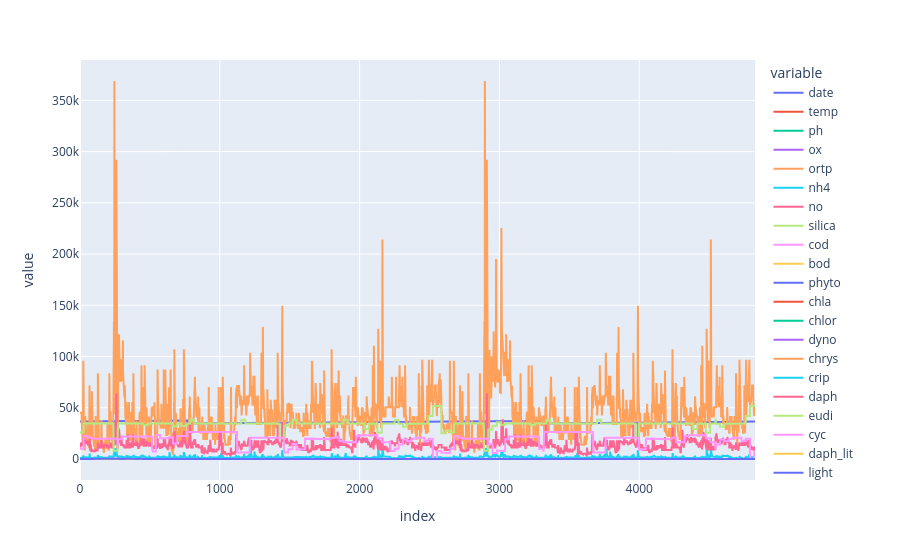

Notebook code for this chart:
### Code cell
import plotly.express as px

fig = px.line(df.drop(columns="t"),render_mode='svg')
fig.show()

### Figure 1 — Plotly figure (JSON) as saved in the notebook; plotly's stock layout.template omitted (floating-point values rounded to 4 significant figures; data arrays with more than 128 entries replaced by an {"elided": "..."} marker saying what was removed)
{"data": [{"hovertemplate": "variable=date<br>index=%{x}<br>value=%{y}<extra></extra>", "legendgroup": "date", "line": {"color": "#636efa", "dash": "solid"}, "marker": {"symbol": "circle"}, "mode": "lines", "name": "date", "orientation": "v", "showlegend": true, "type": "scatter", "x": {"elided": "4829 int values"}, "xaxis": "x", "y": {"elided": "4829 float values"}, "yaxis": "y"}, {"hovertemplate": "variable=temp<br>index=%{x}<br>value=%{y}<extra></extra>", "legendgroup": "temp", "line": {"color": "#EF553B", "dash": "solid"}, "marker": {"symbol": "circle"}, "mode": "lines", "name": "temp", "orientation": "v", "showlegend": true, "type": "scatter", "x": {"elided": "4829 int values"}, "xaxis": "x", "y": {"elided": "4829 float values"}, "yaxis": "y"}, {"hovertemplate": "variable=ph<br>index=%{x}<br>value=%{y}<extra></extra>", "legendgroup": "ph", "line": {"color": "#00cc96", "dash": "solid"}, "marker": {"symbol": "circle"}, "mode": "lines", "name": "ph", "orientation": "v", "showlegend": true, "type": "scatter", "x": {"elided": "4829 int values"}, "xaxis": "x", "y": {"elided": "4829 float values"}, "yaxis": "y"}, {"hovertemplate": "variable=ox<br>index=%{x}<br>value=%{y}<extra></extra>", "legendgroup": "ox", "line": {"color": "#ab63fa", "dash": "solid"}, "marker": {"symbol": "circle"}, "mode": "lines", "name": "ox", "orientation": "v", "showlegend": true, "type": "scatter", "x": {"elided": "4829 int values"}, "xaxis": "x", "y": {"elided": "4829 float values"}, "yaxis": "y"}, {"hovertemplate": "variable=ortp<br>index=%{x}<br>value=%{y}<extra></extra>", "legendgroup": "ortp", "line": {"color": "#FFA15A", "dash": "solid"}, "marker": {"symbol": "circle"}, "mode": "lines", "name": "ortp", "orientation": "v", "showlegend": true, "type": "scatter", "x": {"elided": "4829 int values"}, "xaxis": "x", "y": {"elided": "4829 float values"}, "yaxis": "y"}, {"hovertemplate": "variable=nh4<br>index=%{x}<br>value=%{y}<extra></extra>", "legendgroup": "nh4", "line": {"color": "#19d3f3", "dash": "solid"}, "marker": {"symbol": "circle"}, "mode": "lines", "name": "nh4", "orientation": "v", "showlegend": true, "type": "scatter", "x": {"elided": "4829 int values"}, "xaxis": "x", "y": {"elided": "4829 float values"}, "yaxis": "y"}, {"hovertemplate": "variable=no<br>index=%{x}<br>value=%{y}<extra></extra>", "legendgroup": "no", "line": {"color": "#FF6692", "dash": "solid"}, "marker": {"symbol": "circle"}, "mode": "lines", "name": "no", "orientation": "v", "showlegend": true, "type": "scatter", "x": {"elided": "4829 int values"}, "xaxis": "x", "y": {"elided": "4829 float values"}, "yaxis": "y"}, {"hovertemplate": "variable=silica<br>index=%{x}<br>value=%{y}<extra></extra>", "legendgroup": "silica", "line": {"color": "#B6E880", "dash": "solid"}, "marker": {"symbol": "circle"}, "mode": "lines", "name": "silica", "orientation": "v", "showlegend": true, "type": "scatter", "x": {"elided": "4829 int values"}, "xaxis": "x", "y": {"elided": "4829 float values"}, "yaxis": "y"}, {"hovertemplate": "variable=cod<br>index=%{x}<br>value=%{y}<extra></extra>", "legendgroup": "cod", "line": {"color": "#FF97FF", "dash": "solid"}, "marker": {"symbol": "circle"}, "mode": "lines", "name": "cod", "orientation": "v", "showlegend": true, "type": "scatter", "x": {"elided": "4829 int values"}, "xaxis": "x", "y": {"elided": "4829 float values"}, "yaxis": "y"}, {"hovertemplate": "variable=bod<br>index=%{x}<br>value=%{y}<extra></extra>", "legendgroup": "bod", "line": {"color": "#FECB52", "dash": "solid"}, "marker": {"symbol": "circle"}, "mode": "lines", "name": "bod", "orientation": "v", "showlegend": true, "type": "scatter", "x": {"elided": "4829 int values"}, "xaxis": "x", "y": {"elided": "4829 float values"}, "yaxis": "y"}, {"hovertemplate": "variable=phyto<br>index=%{x}<br>value=%{y}<extra></extra>", "legendgroup": "phyto", "line": {"color": "#636efa", "dash": "solid"}, "marker": {"symbol": "circle"}, "mode": "lines", "name": "phyto", "orientation": "v", "showlegend": true, "type": "scatter", "x": {"elided": "4829 int values"}, "xaxis": "x", "y": {"elided": "4829 float values"}, "yaxis": "y"}, {"hovertemplate": "variable=chla<br>index=%{x}<br>value=%{y}<extra></extra>", "legendgroup": "chla", "line": {"color": "#EF553B", "dash": "solid"}, "marker": {"symbol": "circle"}, "mode": "lines", "name": "chla", "orientation": "v", "showlegend": true, "type": "scatter", "x": {"elided": "4829 int values"}, "xaxis": "x", "y": {"elided": "4829 float values"}, "yaxis": "y"}, {"hovertemplate": "variable=chlor<br>index=%{x}<br>value=%{y}<extra></extra>", "legendgroup": "chlor", "line": {"color": "#00cc96", "dash": "solid"}, "marker": {"symbol": "circle"}, "mode": "lines", "name": "chlor", "orientation": "v", "showlegend": true, "type": "scatter", "x": {"elided": "4829 int values"}, "xaxis": "x", "y": {"elided": "4829 float values"}, "yaxis": "y"}, {"hovertemplate": "variable=dyno<br>index=%{x}<br>value=%{y}<extra></extra>", "legendgroup": "dyno", "line": {"color": "#ab63fa", "dash": "solid"}, "marker": {"symbol": "circle"}, "mode": "lines", "name": "dyno", "orientation": "v", "showlegend": true, "type": "scatter", "x": {"elided": "4829 int values"}, "xaxis": "x", "y": {"elided": "4829 float values"}, "yaxis": "y"}, {"hovertemplate": "variable=chrys<br>index=%{x}<br>value=%{y}<extra></extra>", "legendgroup": "chrys", "line": {"color": "#FFA15A", "dash": "solid"}, "marker": {"symbol": "circle"}, "mode": "lines", "name": "chrys", "orientation": "v", "showlegend": true, "type": "scatter", "x": {"elided": "4829 int values"}, "xaxis": "x", "y": {"elided": "4829 float values"}, "yaxis": "y"}, {"hovertemplate": "variable=crip<br>index=%{x}<br>value=%{y}<extra></extra>", "legendgroup": "crip", "line": {"color": "#19d3f3", "dash": "solid"}, "marker": {"symbol": "circle"}, "mode": "lines", "name": "crip", "orientation": "v", "showlegend": true, "type": "scatter", "x": {"elided": "4829 int values"}, "xaxis": "x", "y": {"elided": "4829 float values"}, "yaxis": "y"}, {"hovertemplate": "variable=daph<br>index=%{x}<br>value=%{y}<extra></extra>", "legendgroup": "daph", "line": {"color": "#FF6692", "dash": "solid"}, "marker": {"symbol": "circle"}, "mode": "lines", "name": "daph", "orientation": "v", "showlegend": true, "type": "scatter", "x": {"elided": "4829 int values"}, "xaxis": "x", "y": {"elided": "4829 float values"}, "yaxis": "y"}, {"hovertemplate": "variable=eudi<br>index=%{x}<br>value=%{y}<extra></extra>", "legendgroup": "eudi", "line": {"color": "#B6E880", "dash": "solid"}, "marker": {"symbol": "circle"}, "mode": "lines", "name": "eudi", "orientation": "v", "showlegend": true, "type": "scatter", "x": {"elided": "4829 int values"}, "xaxis": "x", "y": {"elided": "4829 float values"}, "yaxis": "y"}, {"hovertemplate": "variable=cyc<br>index=%{x}<br>value=%{y}<extra></extra>", "legendgroup": "cyc", "line": {"color": "#FF97FF", "dash": "solid"}, "marker": {"symbol": "circle"}, "mode": "lines", "name": "cyc", "orientation": "v", "showlegend": true, "type": "scatter", "x": {"elided": "4829 int values"}, "xaxis": "x", "y": {"elided": "4829 float values"}, "yaxis": "y"}, {"hovertemplate": "variable=daph_lit<br>index=%{x}<br>value=%{y}<extra></extra>", "legendgroup": "daph_lit", "line": {"color": "#FECB52", "dash": "solid"}, "marker": {"symbol": "circle"}, "mode": "lines", "name": "daph_lit", "orientation": "v", "showlegend": true, "type": "scatter", "x": {"elided": "4829 int values"}, "xaxis": "x", "y": {"elided": "4829 float values"}, "yaxis": "y"}, {"hovertemplate": "variable=light<br>index=%{x}<br>value=%{y}<extra></extra>", "legendgroup": "light", "line": {"color": "#636efa", "dash": "solid"}, "marker": {"symbol": "circle"}, "mode": "lines", "name": "light", "orientation": "v", "showlegend": true, "type": "scatter", "x": {"elided": "4829 int values"}, "xaxis": "x", "y": {"elided": "4829 float values"}, "yaxis": "y"}, {"hovertemplate": "variable=ortp_krivica<br>index=%{x}<br>value=%{y}<extra></extra>", "legendgroup": "ortp_krivica", "line": {"color": "#EF553B", "dash": "solid"}, "marker": {"symbol": "circle"}, "mode": "lines", "name": "ortp_krivica", "orientation": "v", "showlegend": true, "type": "scatter", "x": {"elided": "4829 int values"}, "xaxis": "x", "y": {"elided": "4829 float values"}, "yaxis": "y"}, {"hovertemplate": "variable=ortp_misca<br>index=%{x}<br>value=%{y}<extra></extra>", "legendgroup": "ortp_misca", "line": {"color": "#00cc96", "dash": "solid"}, "marker": {"symbol": "circle"}, "mode": "lines", "name": "ortp_misca", "orientation": "v", "showlegend": true, "type": "scatter", "x": {"elided": "4829 int values"}, "xaxis": "x", "y": {"elided": "4829 float values"}, "yaxis": "y"}, {"hovertemplate": "variable=ortp_radovna<br>index=%{x}<br>value=%{y}<extra></extra>", "legendgroup": "ortp_radovna", "line": {"color": "#ab63fa", "dash": "solid"}, "marker": {"symbol": "circle"}, "mode": "lines", "name": "ortp_radovna", "orientation": "v", "showlegend": true, "type": "scatter", "x": {"elided": "4829 int values"}, "xaxis": "x", "y": {"elided": "4829 float values"}, "yaxis": "y"}, {"hovertemplate": "variable=q_jezernica<br>index=%{x}<br>value=%{y}<extra></extra>", "legendgroup": "q_jezernica", "line": {"color": "#FFA15A", "dash": "solid"}, "marker": {"symbol": "circle"}, "mode": "lines", "name": "q_jezernica", "orientation": "v", "showlegend": true, "type": "scatter", "x": {"elided": "4829 int values"}, "xaxis": "x", "y": {"elided": "4829 float values"}, "yaxis": "y"}, {"hovertemplate": "variable=q_krivica<br>index=%{x}<br>value=%{y}<extra></extra>", "legendgroup": "q_krivica", "line": {"color": "#19d3f3", "dash": "solid"}, "marker": {"symbol": "circle"}, "mode": "lines", "name": "q_krivica", "orientation": "v", "showlegend": true, "type": "scatter", "x": {"elided": "4829 int values"}, "xaxis": "x", "y": {"elided": "4829 float values"}, "yaxis": "y"}, {"hovertemplate": "variable=q_misca<br>index=%{x}<br>value=%{y}<extra></extra>", "legendgroup": "q_misca", "line": {"color": "#FF6692", "dash": "solid"}, "marker": {"symbol": "circle"}, "mode": "lines", "name": "q_misca", "orientation": "v", "showlegend": true, "type": "scatter", "x": {"elided": "4829 int values"}, "xaxis": "x", "y": {"elided": "4829 float values"}, "yaxis": "y"}, {"hovertemplate": "variable=q_radovna<br>index=%{x}<br>value=%{y}<extra></extra>", "legendgroup": "q_radovna", "line": {"color": "#B6E880", "dash": "solid"}, "marker": {"symbol": "circle"}, "mode": "lines", "name": "q_radovna", "orientation": "v", "showlegend": true, "type": "scatter", "x": {"elided": "4829 int values"}, "xaxis": "x", "y": {"elided": "4829 float values"}, "yaxis": "y"}, {"hovertemplate": "variable=q_natega<br>index=%{x}<br>value=%{y}<extra></extra>", "legendgroup": "q_natega", "line": {"color": "#FF97FF", "dash": "solid"}, "marker": {"symbol": "circle"}, "mode": "lines", "name": "q_natega", "orientation": "v", "showlegend": true, "type": "scatter", "x": {"elided": "4829 int values"}, "xaxis": "x", "y": {"elided": "4829 float values"}, "yaxis": "y"}, {"hovertemplate": "variable=diat<br>index=%{x}<br>value=%{y}<extra></extra>", "legendgroup": "diat", "line": {"color": "#FECB52", "dash": "solid"}, "marker": {"symbol": "circle"}, "mode": "lines", "name": "diat", "orientation": "v", "showlegend": true, "type": "scatter", "x": {"elided": "4829 int values"}, "xaxis": "x", "y": {"elided": "4829 float values"}, "yaxis": "y"}, {"hovertemplate": "variable=light_m<br>index=%{x}<br>value=%{y}<extra></extra>", "legendgroup": "light_m", "line": {"color": "#636efa", "dash": "solid"}, "marker": {"symbol": "circle"}, "mode": "lines", "name": "light_m", "orientation": "v", "showlegend": true, "type": "scatter", "x": {"elided": "4829 int values"}, "xaxis": "x", "y": {"elided": "4829 float values"}, "yaxis": "y"}], "layout": {"legend": {"title": {"text": "variable"}, "tracegroupgap": 0}, "margin": {"t": 60}, "xaxis": {"anchor": "y", "domain": [0, 1], "title": {"text": "index"}}, "yaxis": {"anchor": "x", "domain": [0, 1], "title": {"text": "value"}}}}
